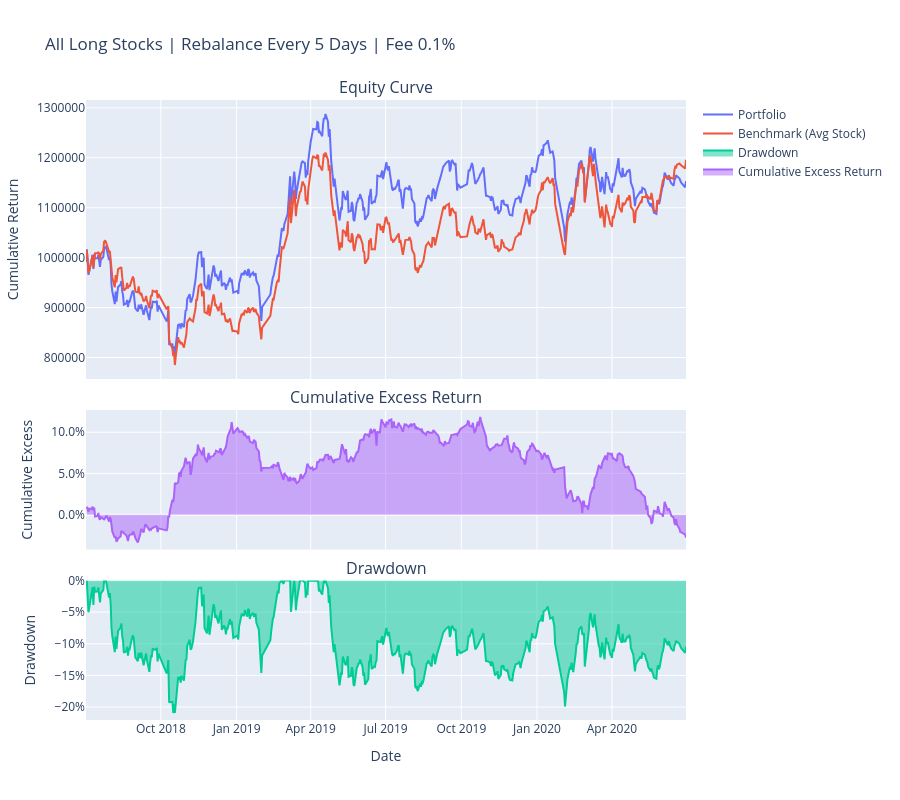

Source (notebook cell):
### Code cell
import warnings
from util import *

warnings.filterwarnings("ignore")

# ===================== 全多头策略配置 =====================
CONFIG = {
    "INITIAL_CASH": 1_000_000,       # 初始资金
    "START_DATE": "2018-07-01",      # 回测开始日期
    "END_DATE": "2020-06-30",        # 回测结束日期
    "REBALANCE_FREQ": 5,             # 调仓频率（每N个选股日）
    "PRICE_FILE": "data/eod_prices.parquet",    # 价格文件
    "SELECTION_FILE": "records/mv_selection_v4.parquet", # 新版选股文件
    "TRANSACTION_FEE": 0.008         # 手续费0.1%
}

# ===================== 执行全多头回测 =====================
portfolio_ser, benchmark_ser, metrics = backtest_long_only(
    initial_cash=CONFIG["INITIAL_CASH"],
    start_date=CONFIG["START_DATE"],
    end_date=CONFIG["END_DATE"],
    rebalance_freq=CONFIG["REBALANCE_FREQ"],
    price_file=CONFIG["PRICE_FILE"],
    selection_file=CONFIG["SELECTION_FILE"],
    transaction_fee_rate=CONFIG["TRANSACTION_FEE"]
)

# ===================== 输出结果 =====================
print("\n==================== 全多头策略绩效指标 ====================")
for k, v in metrics.items():
    print(f"{k}: {v:.4f}")

# 绘图（净值+回撤+基准对比）
plot_results(
    portfolio_values=portfolio_ser,
    benchmark_values=benchmark_ser,
    title=f'All Long Stocks | Rebalance Every {CONFIG["REBALANCE_FREQ"]} Days | Fee 0.1%',
    plot_excess=True
)

### Figure 1 — Plotly figure (JSON) as saved in the notebook; plotly's stock layout.template omitted (floating-point values rounded to 4 significant figures; data arrays with more than 128 entries replaced by an {"elided": "..."} marker saying what was removed)
{"data": [{"mode": "lines", "name": "Portfolio", "type": "scatter", "x": {"elided": "485 str values"}, "xaxis": "x", "y": {"elided": "485 float values"}, "yaxis": "y"}, {"mode": "lines", "name": "Benchmark (Avg Stock)", "type": "scatter", "x": {"elided": "485 str values"}, "xaxis": "x", "y": {"elided": "485 float values"}, "yaxis": "y"}, {"fill": "tozeroy", "mode": "lines", "name": "Drawdown", "type": "scatter", "x": {"elided": "484 str values"}, "xaxis": "x3", "y": {"elided": "484 float values"}, "yaxis": "y3"}, {"fill": "tozeroy", "mode": "lines", "name": "Cumulative Excess Return", "type": "scatter", "x": {"elided": "484 str values"}, "xaxis": "x2", "y": {"elided": "484 float values"}, "yaxis": "y2"}], "layout": {"annotations": [{"font": {"size": 16}, "showarrow": false, "text": "Equity Curve", "x": 0.5, "xanchor": "center", "xref": "paper", "y": 1, "yanchor": "bottom", "yref": "paper"}, {"font": {"size": 16}, "showarrow": false, "text": "Cumulative Excess Return", "x": 0.5, "xanchor": "center", "xref": "paper", "y": 0.5, "yanchor": "bottom", "yref": "paper"}, {"font": {"size": 16}, "showarrow": false, "text": "Drawdown", "x": 0.5, "xanchor": "center", "xref": "paper", "y": 0.225, "yanchor": "bottom", "yref": "paper"}], "height": 800, "hovermode": "x unified", "showlegend": true, "title": {"text": "All Long Stocks | Rebalance Every 5 Days | Fee 0.1%"}, "xaxis": {"anchor": "y", "domain": [0, 1], "matches": "x3", "showticklabels": false}, "xaxis2": {"anchor": "y2", "domain": [0, 1], "matches": "x3", "showticklabels": false}, "xaxis3": {"anchor": "y3", "domain": [0, 1], "title": {"text": "Date"}}, "yaxis": {"anchor": "x", "domain": [0.55, 1], "tickformat": ".0f", "title": {"text": "Cumulative Return"}}, "yaxis2": {"anchor": "x2", "domain": [0.275, 0.5], "tickformat": ".1%", "title": {"text": "Cumulative Excess"}}, "yaxis3": {"anchor": "x3", "domain": [0, 0.225], "tickformat": ".0%", "title": {"text": "Drawdown"}}}}
